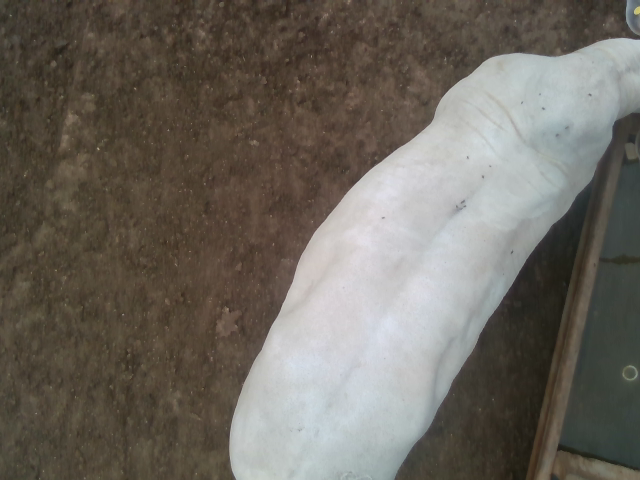
#> input picture Lab04/image1.png, 640 x 480 px
$ jupyter execute Lab04_CVS1.ipynb   (shell and % lines are left out)
#> lines starting #> are read from the running program, lines starting #| are printed output that depends on the picture; after the words box and inside, x2 and y2 are one past the last pixel; in counts of white or black regions, pixels touching at a corner belong together; long printed decimals are rounded
[cell 1]
import os
os.chdir('digag2022/Lab04')

#### Import required libraries

[cell 2]
from skimage.io import imread, imshow
import numpy as np
from scipy import stats

#### Open Image

[cell 3]
image = imread('image1.png')
#> image is the input picture: shape (480, 640, 3); mean R, G, B 108.7, 103.2, 94.9

#### Get image size

[cell 4]
#image = np.expand_dims(image, axis=-1)
#image = np.concatenate((image,image,image), axis=-1)
#print(image.shape)
image_size = image.shape
#> image_size = (480, 640, 3)
print(image_size)
#| (480, 640, 3)

#### Descriptive Statistics: Max, Min, Mean, Median, Mode - pixel values in each channel

[cell 5]
max_pixel = np.max(np.max(image, axis=0), axis=0)
#> max_pixel = [228, 226, 237]
min_pixel = np.min(np.min(image, axis=0), axis=0)
#> min_pixel = [25, 24, 15]
mean_pixel = np.mean(np.mean(image, axis=0), axis=0)
#> mean_pixel = [108.7, 103.2, 94.89]
median_pixel = np.median(np.median(image, axis=0), axis=0)
#> median_pixel = [85, 71, 61.75]
mode_pixel = stats.mode(stats.mode(image)[0].squeeze())[0].squeeze()
#> mode_pixel = [83, 65, 56]

print(max_pixel)
#| [228 226 237]
print(min_pixel)
#| [25 24 15]
print(mean_pixel)
#| [108.652 103.199  94.894 ]
print(median_pixel)
#| [85.   71.   61.75]
print(mode_pixel)
#| [83 65 56]

#### Visualize image

[cell 6]
import matplotlib.pyplot as plt
im = plt.imshow(image)

#### Image histogram for each RGB channel

[cell 7]
import matplotlib.pyplot as plt
plt.figure(figsize=(12, 8))
plt.subplot(2, 2, 1)
image_histogram_red = plt.hist(image[:,:,0].flatten(), bins=256, range=[0, 256], facecolor='red')
plt.title('Red channel histogram')
plt.xlabel('Pixel value')
plt.ylabel('Number of pixels')
plt.subplot(2, 2, 2)
image_histogram_green = plt.hist(image[:,:,1].flatten(), bins=256, range=[0, 256], facecolor='green')
plt.title('Green channel histogram')
plt.xlabel('Pixel value')
plt.ylabel('Number of pixels')
plt.subplot(2, 2, 3)
image_histogram_blue = plt.hist(image[:,:,2].flatten(), bins=256, range=[0, 256], facecolor='blue')
plt.title('Blue channel histogram')
plt.xlabel('Pixel value')
plt.ylabel('Number of pixels')
plt.tight_layout()
plt.show()
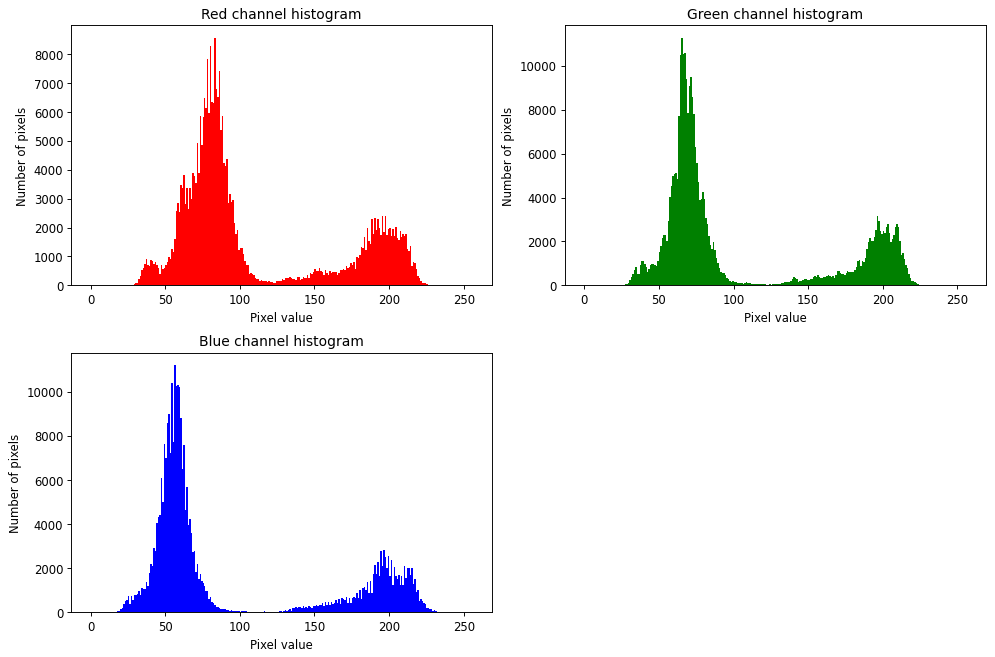
#> figure drawn by matplotlib, 3 panels; panel 1: tallest bar 8560 high, from x = 83 to 84; panel 2: tallest bar 11274 high, from x = 65 to 66; panel 3: tallest bar 11205 high, from x = 56 to 57

#### Read each RGB channel

[cell 8]
red_channel = image[:,:,0]
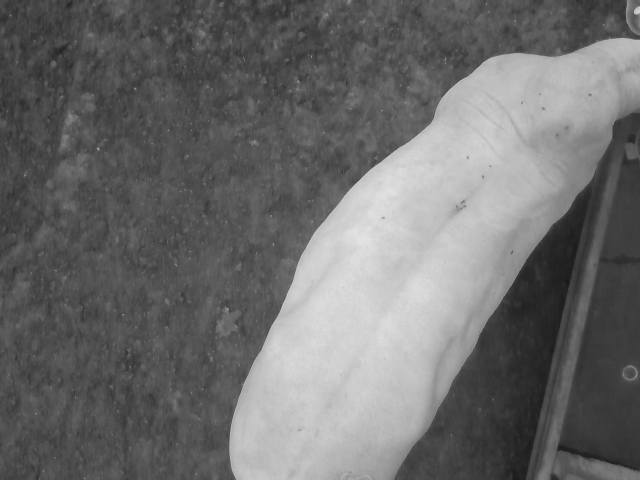
#> red_channel: shape (480, 640); min 25, max 228, mean 108.7
green_channel = image[:,:,1]
blue_channel = image[:,:,2]
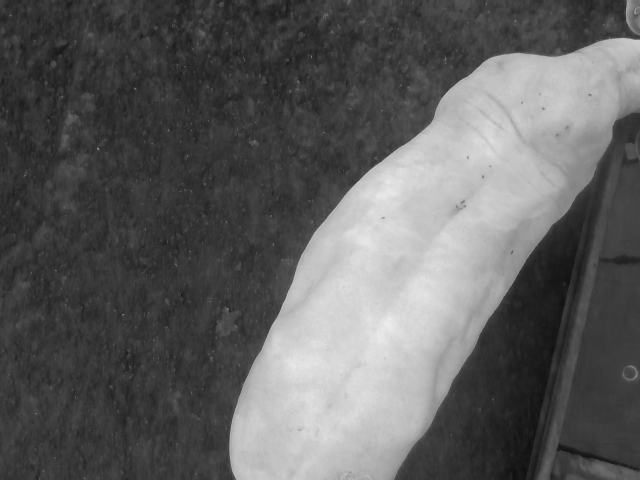
#> blue_channel: shape (480, 640); min 15, max 237, mean 94.9

#### Define the upper and lower bounds of pixel values that corresponds to the cow, for each channel:

[cell 9]
red_lower = 120
red_upper = 255
green_lower = 130
green_upper = 255
blue_lower = 120
blue_upper = 255
#gray_upper = 250
#gray_lower = 255

#### Segmentation Part 1

[cell 10]
#using all channels
mask = (red_channel >= red_lower) & (red_channel <= red_upper) & \
       (green_channel >= green_lower) & (green_channel <= green_upper) & \
       (blue_channel >= blue_lower) & (blue_channel <= blue_upper)
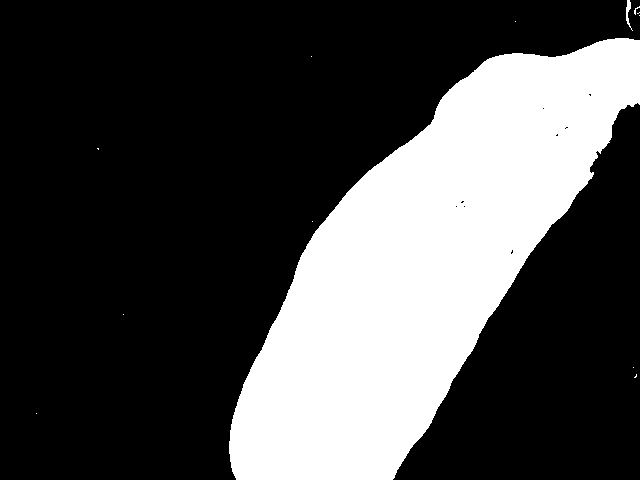
#> mask: shape (480, 640) bool; 28.8% white; 13 white regions (11 under 20 px), largest, box (x1, y1, x2, y2) and area: (229, 38, 640, 480) 88218, (626, 0, 633, 31) 83
# Set to 0 all pixels that are outside the defined bounds
rc = red_channel.copy()
rc[np.invert(mask)] = 0
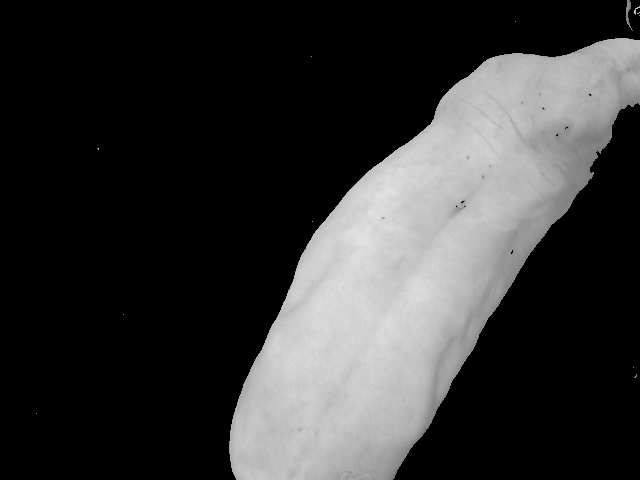
#> rc: shape (480, 640); min 0, max 228, mean 54
gc = green_channel.copy()
gc[np.invert(mask)] = 0
bc = blue_channel.copy()
bc[np.invert(mask)] = 0

# Recombine separate color channels into a single, true color RGB image
segmented_image = np.stack((rc, gc, bc), axis=-1)

#### Segmentation Part 2 - Visualizing the original and segmented images

[cell 11]
import matplotlib.pyplot as plt
plt.figure(figsize=(12, 8))
plt.subplot(2, 2, 1)
plt.imshow(image)
plt.title('RGB - Original image')
plt.axis('off')
plt.subplot(2, 2, 2)
plt.imshow(segmented_image)
plt.title('RGB - Segmented image')
plt.axis('off')
plt.subplot(2, 2, 3)
plt.imshow(mask, cmap='gray')
plt.title('Binary mask')
plt.axis('off')
plt.tight_layout()
plt.show()

# #### Feature extraction - USE THIS PART FOR QUESTION 3!!

## open your image:

[cell 12]
from skimage.io import imread, imshow
import numpy as np
from scipy import stats

binaryImage = imread('g1bw.png')
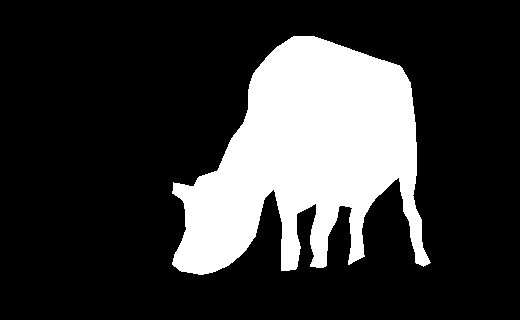
#> input picture Lab04/g1bw.png, 520 x 320 px
#> binaryImage: shape (320, 520) bool; 22% white; 1 white region, box (x1, y1, x2, y2) and area: (172, 36, 431, 275) 36570

[cell 13]
import matplotlib.pyplot as plt
Segim = plt.imshow(binaryImage, cmap='gray')

[cell 14]
import matplotlib.pyplot as plt
import numpy as np
import pandas as pd
import plotly
import plotly.express as px
import plotly.graph_objects as go

from skimage import data, filters, measure, morphology
from skimage.draw import ellipse
from skimage.measure import label, regionprops, regionprops_table
from skimage.transform import rotate

label_image = label(binaryImage)
props = regionprops_table(label_image, properties=('centroid',
                                                   'perimeter',
                                                       'area'))
#> props = {'centroid-0': [156.1], 'centroid-1': [306.3], 'perimeter': [1443.1], 'area': [36570]}
pd.DataFrame(props)
#> Out = table of 1 rows and 4 columns

[cell 15]
import matplotlib.pyplot as plt
import numpy as np
import pandas as pd
import plotly
import plotly.express as px
import plotly.graph_objects as go

from skimage import data, filters, measure, morphology
from skimage.draw import ellipse
from skimage.measure import label, regionprops, regionprops_table
from skimage.transform import rotate

label_image = label(binaryImage)

mask1 = morphology.remove_small_objects(binaryImage, 7)
mask1 = morphology.remove_small_holes(binaryImage, 7)
#> mask1: shape (320, 520) bool; 22% white; 1 white region
labels = measure.label(mask1)

fig = px.imshow(binaryImage, binary_string=True)
fig.update_traces(hoverinfo='skip') # hover is only for label info


props = measure.regionprops(labels, mask1)
#> props = 1 regions; box (x1, y1, x2, y2) and area: (172, 36, 431, 275) 36570
properties = ['area', 'eccentricity', 'perimeter', 'area']

# For each label, add a filled scatter trace for its contour,
# and display the properties of the label in the hover of this trace.
for index in range(1, labels.max()):
    label_i = props[index].label
    contour = measure.find_contours(labels == label_i, 0.5)[0]
    y, x = contour.T
    hoverinfo = ''
    for prop_name in properties:
        hoverinfo += f'<b>{prop_name}: {getattr(props[index], prop_name):.2f}</b><br>'
    fig.add_trace(go.Scatter(
        x=x, y=y, name=label_i,
        mode='lines', fill='toself', showlegend=False,
        hovertemplate=hoverinfo, hoveron='points+fills'))

plotly.io.show(fig)
